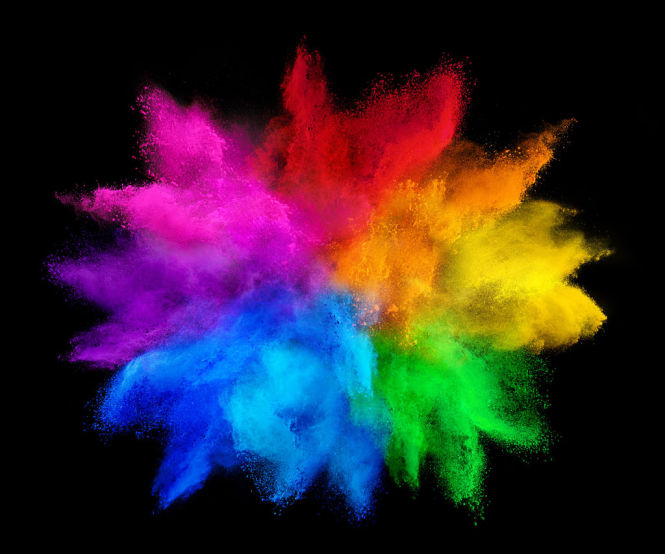
#> input picture COS3401(1-86)/Assignment/images/shade.png, 665 x 554 px
$ jupyter execute assignment4.ipynb   (older library calls are emulated)
#> lines starting #> are read from the running program, lines starting #| are printed output that depends on the picture; after the words box and inside, x2 and y2 are one past the last pixel; in counts of white or black regions, pixels touching at a corner belong together
#> further down, original_bgr is the input picture: shape (554, 665, 3); mean B, G, R 47.8, 38.9, 52.8
### COS3401(1-86)/Assignment/utils.py
import cv2
import matplotlib.pyplot as plt
import numpy as np

# [4 lines left out: function show_image_cv2, not called in this run]

def show_image_plt(img, title = '', gray = False):
    plt.axis('off')
    plt.imshow(img, cmap='gray' if gray else None)

    if title:
        plt.title(title)

    plt.show()

# [53 lines left out: functions show_images_plt, power_gamma, prewitt_operator_meth, sobel_operator, reduce_saturation, not called in this run]


# color space
def rgb_to_cmyk(image):
    rgb_image = cv2.cvtColor(image, cv2.COLOR_BGR2RGB)
    rgb_normalized = rgb_image / 255.0

    R = rgb_normalized[:, :, 0]
    G = rgb_normalized[:, :, 1]
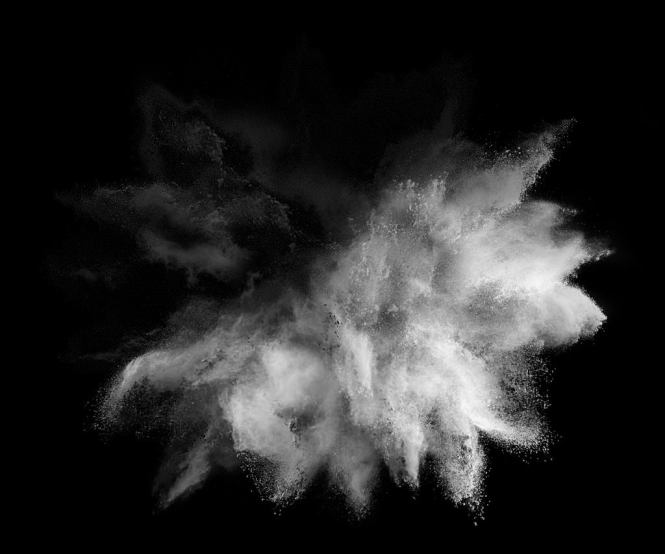
#> G: shape (554, 665) float64; min 0, max 0.976, mean 0.153
    B = rgb_normalized[:, :, 2]

    # Calculate the CMY values
    C = 1 - R
    M = 1 - G
    Y = 1 - B

    K = np.minimum(np.minimum(C, M), Y)
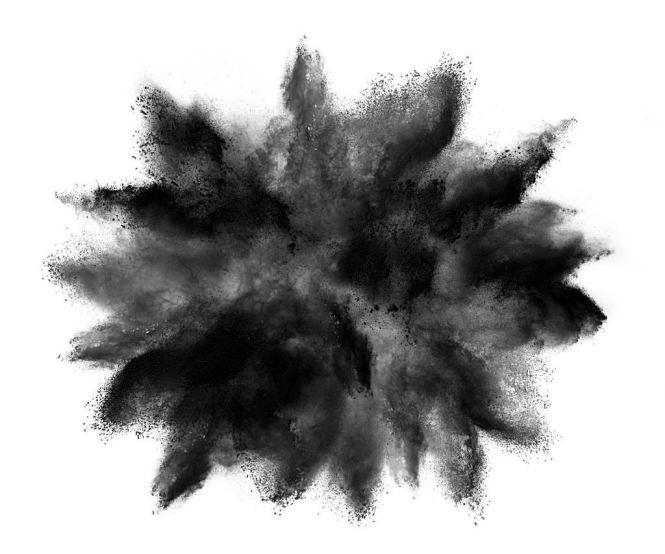
#> K: shape (554, 665) float64; min 0, max 1, mean 0.658

    denominator = 1 - K
    denominator[denominator == 0] = 1
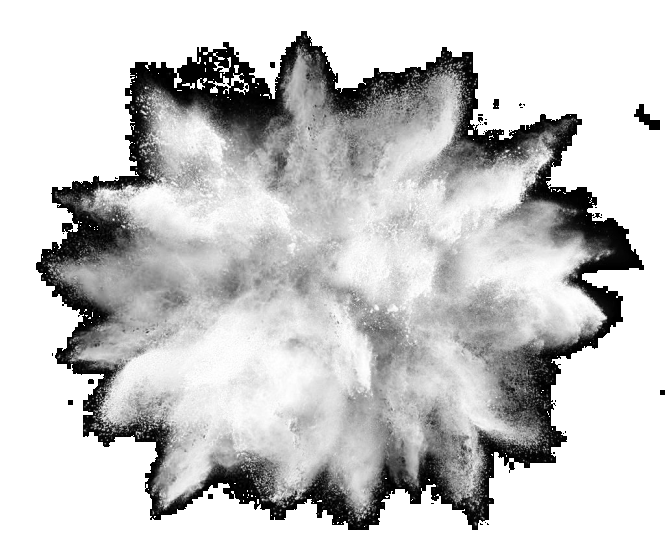
#> denominator: shape (554, 665) float64; min 0.00392, max 1, mean 0.785

    C = (C - K) / denominator
    M = (M - K) / denominator
    Y = (Y - K) / denominator

    CMYK_image = (np.dstack((C, M, Y, K)) * 255).astype(np.uint8)
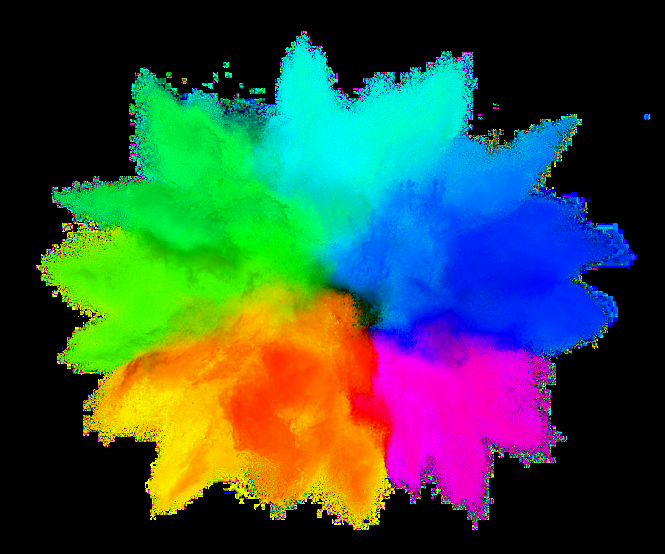
#> CMYK_image: shape (554, 665, 4); mean B, G, R, A 63.6, 76.4, 52.6, 167.5

    return CMYK_image

# [153 lines left out: functions cmyk_to_rgb, intermean, apply_threshold, histogram, show_histogram, calculate_threshoding_by_intermean and 4 more, not called in this run]

### COS3401(1-86)/Assignment/assignment4.ipynb
[cell 1]
import cv2
from utils import *

[cell 2]
original_bgr = cv2.imread('./images/shade.png')

[cell 3]
show_image_plt(original_bgr, title='Original')

[cell 4]
original_rgb = cv2.cvtColor(original_bgr, cv2.COLOR_BGR2RGB)
show_image_plt(original_rgb, title='RGB Original Image')

[cell 5]
cmyk_image = rgb_to_cmyk(original_rgb) # แปลงภาพจาก RGB เป็น CMYK

[cell 6]
cyan_channel = cmyk_image[:, :, 0]
show_image_plt(cyan_channel, gray=True, title='Cyan Channel')

[cell 7]
cyan_mask = np.zeros_like(cyan_channel, dtype='uint8')
cyan_mask[cyan_channel >= 180] = 255 # Threshold: 180

[cell 8]
show_image_plt(cyan_mask, gray=True, title='Cyan Mask')

[cell 9]
cyan_mask_clean = cv2.medianBlur(cyan_mask, 5)
show_image_plt(cyan_mask_clean, gray=True, title='Cyan Mask Blur')
#> in show_image_plt (call 5), `plt.show()`:
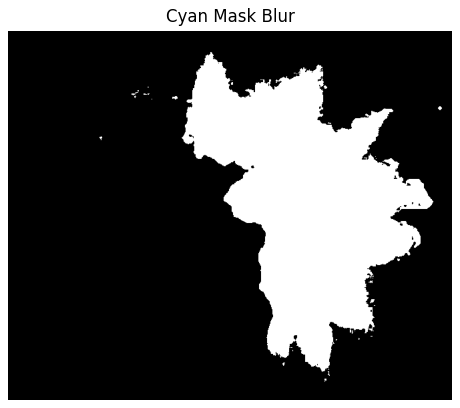
#> figure drawn by matplotlib, 1 panel

# HSV

[cell 10]
hsv_image = cv2.cvtColor(original_bgr, cv2.COLOR_BGR2HSV)
#> hsv_image: shape (554, 665, 3); mean H, S, V 52, 125.6, 87.3
hue, sat, val = cv2.split(hsv_image)

[cell 11]
hue_degrees = hue.astype(np.uint16) * 2
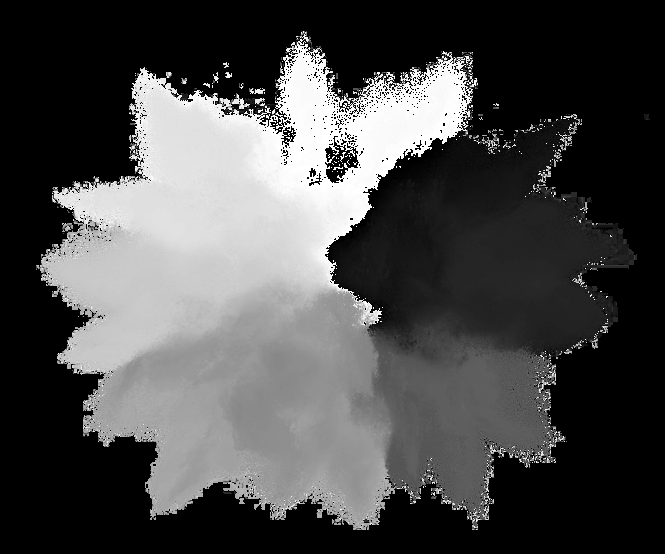
#> hue_degrees: shape (554, 665) uint16; min 0, max 358, mean 104; drawn with min black and max white

[cell 12]
mask_h = ((hue_degrees >= 0) & (hue_degrees <= 150)) | ((hue_degrees >= 330) & (hue_degrees <= 360))
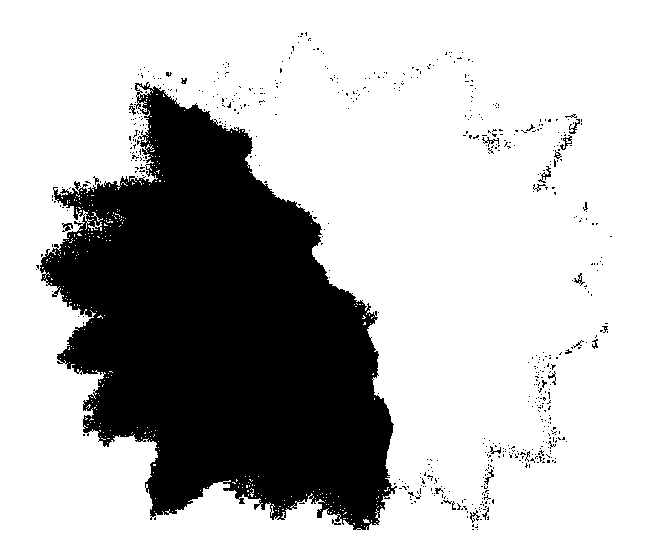
#> mask_h: shape (554, 665) bool; 73.8% white; 610 black regions (586 under 20 px), largest, box (x1, y1, x2, y2) and area: (40, 82, 397, 530) 94018, (560, 135, 572, 150) 63, (538, 166, 551, 183) 63
mask_s = (sat >= 120)
#> mask_s: shape (554, 665) bool; 53.2% white; 910 black regions (907 under 20 px), largest, box (x1, y1, x2, y2) and area: (0, 0, 665, 554) 169547, (323, 280, 383, 337) 1073, (221, 101, 262, 121) 279
mask_v = (val >= 70)
#> mask_v: shape (554, 665) bool; 44.7% white; 421 white regions (412 under 20 px), largest, box (x1, y1, x2, y2) and area: (48, 46, 613, 521) 163536, (55, 194, 73, 203) 57, (561, 118, 573, 132) 42

[cell 13]
mask_bool = mask_h & mask_s & mask_v
#> mask_bool: shape (554, 665) bool; 21.9% white; 400 white regions (391 under 20 px), largest, box (x1, y1, x2, y2) and area: (245, 46, 613, 506) 79565, (226, 123, 254, 138) 105, (185, 101, 213, 120) 89
mask_hsv = (mask_bool.astype(np.uint8)) * 255
show_image_plt(mask_hsv, gray=True)

[cell 14]
mask_hsv_clean = cv2.medianBlur(mask_hsv, 5)
#> mask_hsv_clean: shape (554, 665); 21.8% white; 16 white regions (13 under 20 px), largest, box (x1, y1, x2, y2) and area: (246, 48, 611, 504) 79972, (230, 124, 248, 131) 68, (197, 104, 208, 111) 33
show_image_plt(mask_hsv_clean, gray=True)

[cell 15]
comparison_result = cv2.hconcat([cyan_mask_clean, mask_hsv_clean])
#> comparison_result: shape (554, 1330); 22.7% white; 59 white regions (52 under 20 px), largest, box (x1, y1, x2, y2) and area: (260, 33, 637, 512) 86867, (911, 48, 1276, 504) 79972, (895, 124, 913, 131) 68
show_image_plt(comparison_result, gray=True, title="Mask Comparison: CMYK vs HSV")

# เพิ่มโค้ด

[cell 16]
hsv_mask = (hue_degrees > 150) & (hue_degrees <= 330)
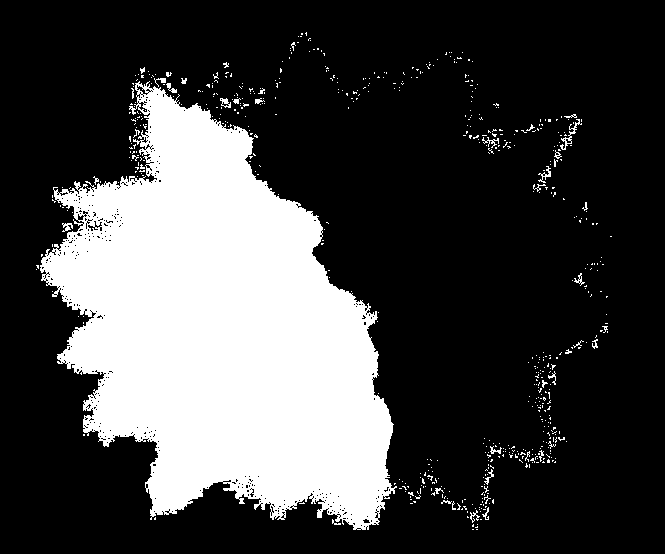
#> hsv_mask: shape (554, 665) bool; 26.5% white; 613 white regions (579 under 20 px), largest, box (x1, y1, x2, y2) and area: (40, 81, 397, 530) 94665, (560, 119, 582, 150) 131, (538, 166, 551, 183) 71

new_sat = sat.copy().astype(np.float32)
new_val = val.copy().astype(np.float32)

new_sat[hsv_mask] = 0
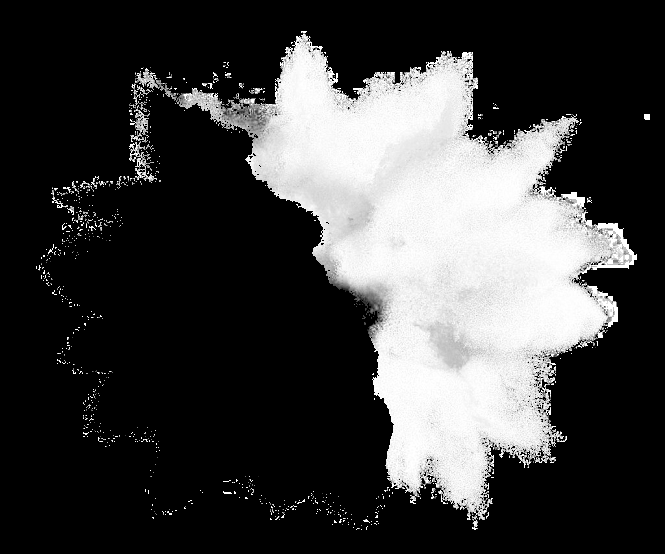
#> new_sat: shape (554, 665) float32; min 0, max 255, mean 63.9
new_val[hsv_mask] = 0

s_new = np.clip(new_sat, 0, 255).astype(np.uint8)
v_new = np.clip(new_val, 0, 255).astype(np.uint8)

new_hsv_image = cv2.merge([hue, s_new, v_new])
#> new_hsv_image: shape (554, 665, 3); mean H, S, V 52, 63.9, 41.7

final_result_rgb = cv2.cvtColor(new_hsv_image, cv2.COLOR_HSV2RGB)

show_image_plt(final_result_rgb, title='Final Result')

[cell 17]
muls = cv2.hconcat([original_rgb, final_result_rgb])
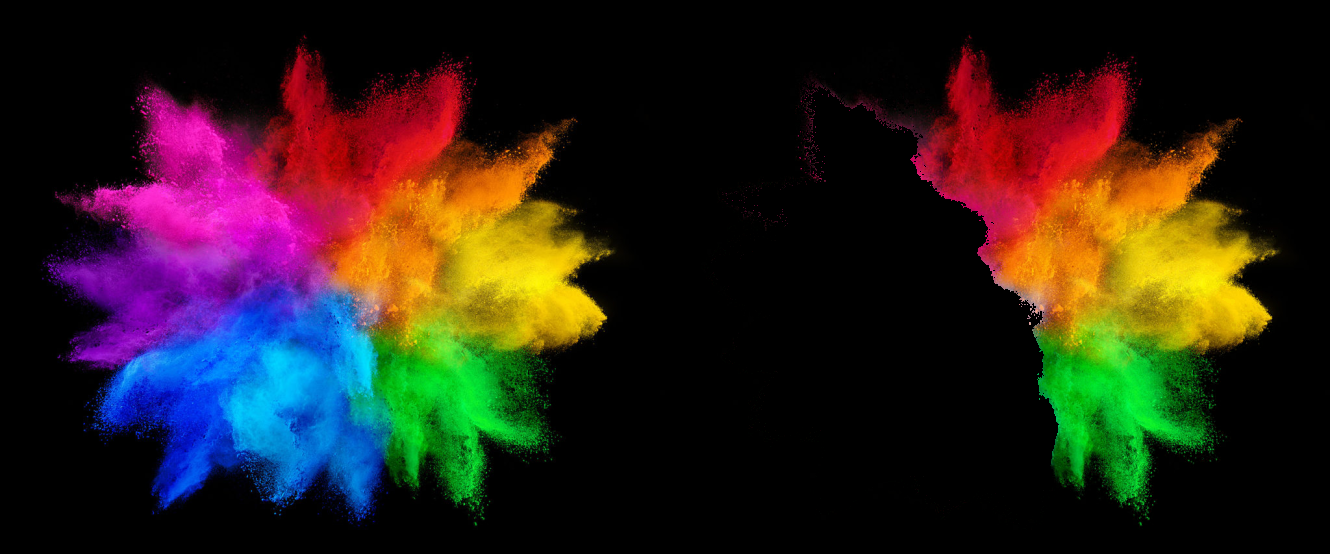
#> muls: shape (554, 1330, 3); mean R, G, B 43.2, 31.8, 26.3
show_image_plt(muls, title='Original RGB VS Final HSV')

$ run again, with COS3401(1-86)/Assignment/images/dark_image.png copied over COS3401(1-86)/Assignment/images/shade.png
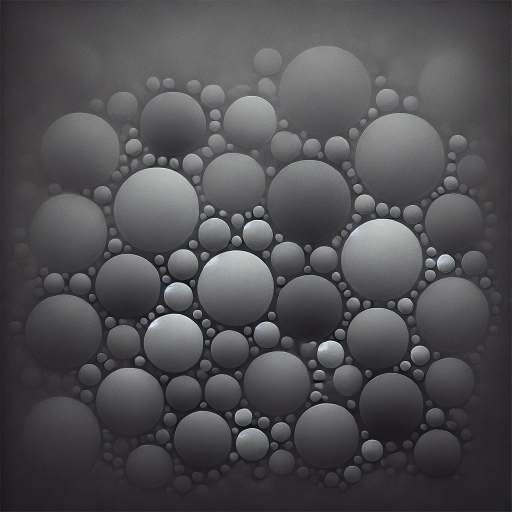
#> input picture COS3401(1-86)/Assignment/images/dark_image.png, 1024 x 1024 px (shown at 1/2 size)
#> original_bgr is the input picture: shape (1024, 1024, 3); mean B, G, R 81.2, 78.9, 79.7
#> hsv_image: shape (1024, 1024, 3); mean H, S, V 115.7, 11, 81.3
#> `mask_h = ((hue_degrees >= 0) & (hue_degrees <= 150)) | ((hue_degrees >..`:
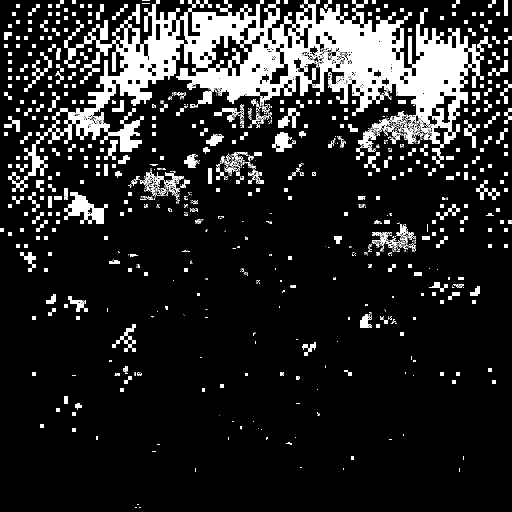
#> mask_h: shape (1024, 1024) bool (shown at 1/2 size); 15% white; 1337 white regions (910 under 20 px), largest, box (x1, y1, x2, y2) and area: (16, 0, 984, 384) 104863, (128, 384, 216, 448) 2636, (544, 264, 592, 304) 1003
#> mask_s: shape (1024, 1024) bool; 0.02% white in thin lines or dots, all inside (x1, y1, x2, y2) = (315, 432, 886, 881)
#> mask_v: shape (1024, 1024) bool; 57.4% white; 4647 black regions (4628 under 20 px), largest, box (x1, y1, x2, y2) and area: (0, 0, 1024, 1024) 434077, (280, 265, 402, 385) 4267, (250, 296, 288, 320) 175
#> mask_bool: shape (1024, 1024) bool; every value is 0
#> comparison_result: shape (1024, 2048); every value is 0
#> hsv_mask: shape (1024, 1024) bool; 86.5% white; 1953 black regions (1412 under 20 px), largest, box (x1, y1, x2, y2) and area: (80, 0, 960, 336) 93083, (128, 384, 216, 448) 2632, (544, 264, 592, 304) 1003
#> new_hsv_image: shape (1024, 1024, 3); mean H, S, V 115.7, 0.2, 14.2
#> `muls = cv2.hconcat([original_rgb, final_result_rgb])`:
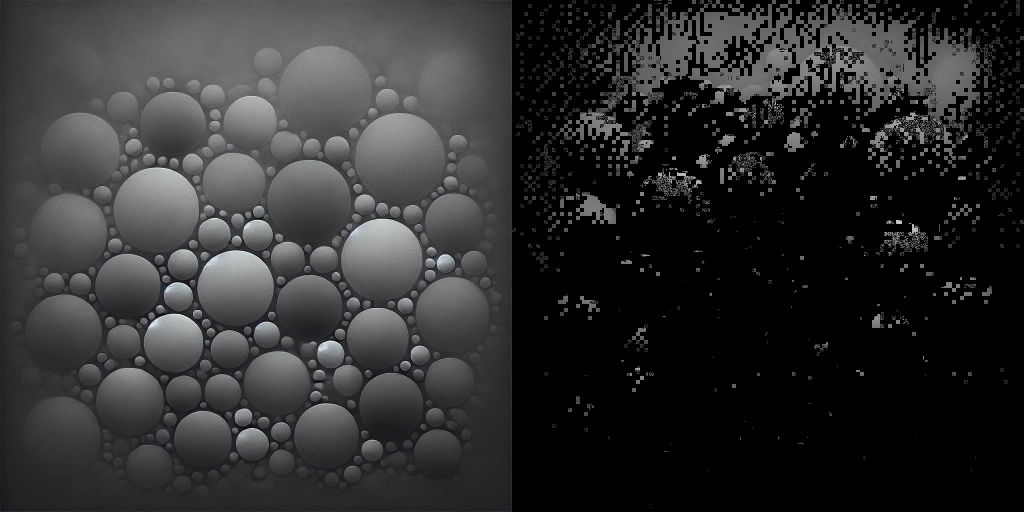
#> muls: shape (1024, 2048, 3) (shown at 1/2 size); mean R, G, B 46.9, 46.5, 47.7
